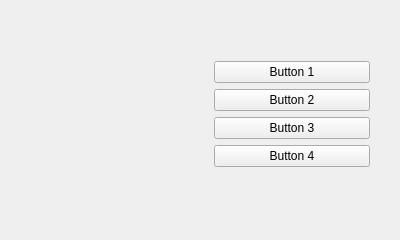
<?xml version="1.0" encoding="UTF-8"?>
<ui version="4.0">
 <class>MainWindow</class>
 <widget class="QMainWindow" name="MainWindow">
  <property name="geometry">
   <rect>
    <x>0</x>
    <y>0</y>
    <width>400</width>
    <height>240</height>
   </rect>
  </property>
  <property name="windowTitle">
   <string>MainWindow</string>
  </property>
  <widget class="QWidget" name="centralWidget">
   <widget class="QWidget" name="">
    <property name="geometry">
     <rect>
      <x>40</x>
      <y>50</y>
      <width>341</width>
      <height>160</height>
     </rect>
    </property>
    <layout class="QHBoxLayout" name="horizontalLayout">
     <item>
      <widget class="RenderArea" name="renderArea" native="true"/>
     </item>
     <item>
      <layout class="QVBoxLayout" name="verticalLayout">
       <item>
        <widget class="QPushButton" name="btnNo1">
         <property name="text">
          <string>Button 1</string>
         </property>
        </widget>
       </item>
       <item>
        <widget class="QPushButton" name="btnNo2">
         <property name="text">
          <string>Button 2</string>
         </property>
        </widget>
       </item>
       <item>
        <widget class="QPushButton" name="btnNo3">
         <property name="text">
          <string>Button 3</string>
         </property>
        </widget>
       </item>
       <item>
        <widget class="QPushButton" name="btnNo4">
         <property name="text">
          <string>Button 4</string>
         </property>
        </widget>
       </item>
       <item>
        <spacer name="verticalSpacer">
         <property name="orientation">
          <enum>Qt::Vertical</enum>
         </property>
         <property name="sizeHint" stdset="0">
          <size>
           <width>20</width>
           <height>40</height>
          </size>
         </property>
        </spacer>
       </item>
      </layout>
     </item>
    </layout>
   </widget>
  </widget>
 </widget>
 <layoutdefault spacing="6" margin="11"/>
 <customwidgets>
  <customwidget>
   <class>RenderArea</class>
   <extends>QWidget</extends>
   <header>renderarea.h</header>
   <container>1</container>
  </customwidget>
 </customwidgets>
 <resources/>
 <connections/>
</ui>
